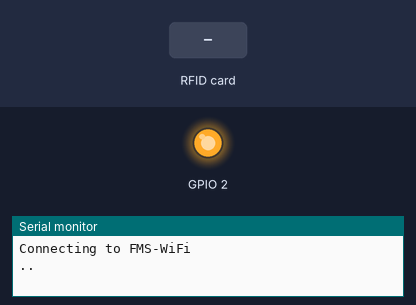
The sketch below on a simulated ESP32. Shown: output pins drawn as LEDs (lit = HIGH), the last lines printed to the serial monitor. The inputs (shaded band) are chosen by the test bench. WiFi joins after 1.5 s; servers stay silent unless stated; no MQTT or app messages arrive unless stated.

Above: at 0.4 s.
At 2.9 s:
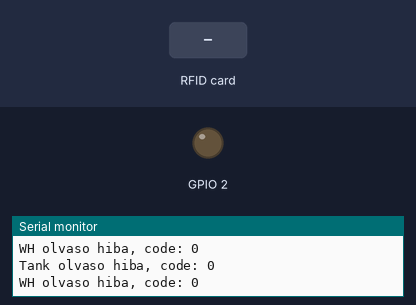
3.0 s: RFID card 5E 7A 19 C4 held to the reader
Timing chart, 0 to 6.0 s (numbered marks = the images above; inputs shaded):
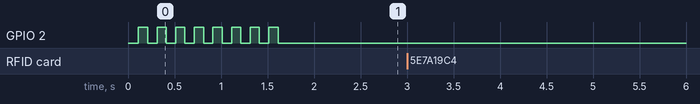

The sketch:

rfidesp.ino
```cpp
#include <WiFi.h>
#include <PubSubClient.h>
#include <SPI.h>
#include <MFRC522.h>

// Replace the next variables with your SSID/Password combination
const char* ssid = "FMS-WiFi";
const char* password = "I40okos%";

// Add your MQTT Broker IP address, example:
const char* mqtt_server = "192.168.0.100";

WiFiClient espClient;
PubSubClient client(espClient);
long lastMsg = 0;
char msg[50];
int value = 0;
int errResponse = 0;

const unsigned long heartbeatIntervalMs = 2000;
const unsigned long readerStatusIntervalMs = 2000;
unsigned long lastHeartbeat = 0;
unsigned long lastReaderStatusPublish = 0;

bool tankReaderOk = false;
bool warehouseReaderOk = false;
bool tankReaderStatusKnown = false;
bool warehouseReaderStatusKnown = false;
bool lastPublishedTankReaderOk = false;
bool lastPublishedWarehouseReaderOk = false;
int tankReaderErrorCode = 0;
int warehouseReaderErrorCode = 0;

const char* cargoDisplayMarker = "XXX";
const byte rfidReadChunkBytes = 16;
const byte rfidReadStepPages = 4;
const byte maxCargoReadChunks = 3;
const size_t cargoRawBufferSize = (rfidReadChunkBytes * maxCargoReadChunks) + 1;

/*Using Hardware SPI of Arduino */
/*MOSI (11), MISO (12) and SCK (13) are fixed */
/*You can configure SS and RST Pins*/
#define SS_PIN_TANK 17
#define SS_PIN_WH 5 /* Slave Select Pin */
#define RST_PIN 0   /* Reset Pin */

/* Create an instance of MFRC522 */
MFRC522 mfrc522_WH(SS_PIN_WH, RST_PIN);
MFRC522 mfrc522_TANK(SS_PIN_TANK, RST_PIN);
/* Create an instance of MIFARE_Key */
MFRC522::MIFARE_Key key;

/* Create an array of 16 Bytes and fill it with data */
/* This is the actual data which is going to be written into the card */
byte blockData[16] = { "Xanax" };
int blockNum = 4;
/* Raw RFID payload buffer. 48 bytes are read to support XXX + 8 UTF-8 chars + XXX. */
byte readBlockData_TANK[cargoRawBufferSize];
byte readBlockData_WH[cargoRawBufferSize];
bool newRead_TANK = 0;
bool newRead_WH = 0;

MFRC522::StatusCode status;

void setup() {
  pinMode(2, OUTPUT);
  /* Initialize serial communications with the PC */
  Serial.begin(115200);
  /* Initialize SPI bus */
  SPI.begin();
  /* Initialize MFRC522 Module */
  mfrc522_WH.PCD_Init();
  mfrc522_TANK.PCD_Init();
  mfrc522_WH.PCD_SetAntennaGain(mfrc522_WH.RxGain_max);
  mfrc522_TANK.PCD_SetAntennaGain(mfrc522_TANK.RxGain_max);
  /* Prepare the key for authentication */
  /* All keys are set to FFFFFFFFFFFFh at chip delivery from the factory */
  for (byte i = 0; i < 6; i++) {
    key.keyByte[i] = 0x00;
  }

  setup_wifi();
  client.setServer(mqtt_server, 1883);
  client.setCallback(callback);
}

void reconnect() {
  int retryCount = 0;
  // Loop until we're reconnected
  while (!client.connected()) {
    Serial.print("Attempting MQTT connection...");
    // Attempt to connect
    if (client.connect("RFID-ESP")) {
      Serial.println("connected");
      // Subscribe
      //client.subscribe("esp32/output");
    } else {
      Serial.print("failed, rc=");
      Serial.print(client.state());
      Serial.println(" try again in 1 second");
      delay(1000);
      retryCount++;
      if (retryCount > 5) {
        Serial.println("\nNem sikerult csatlakozni MQTT-hez, reboot...");
        ESP.restart();
      }
    }
  }
}

void callback(char* topic, byte* message, unsigned int length) {
  Serial.print("Message arrived on topic: ");
  Serial.print(topic);
  Serial.print(". Message: ");
  String messageTemp;

  for (int i = 0; i < length; i++) {
    Serial.print((char)message[i]);
    messageTemp += (char)message[i];
  }
  Serial.println();
}

void setup_wifi() {
  delay(10);
  // We start by connecting to a WiFi network
  Serial.println();
  Serial.print("Connecting to ");
  Serial.println(ssid);

  WiFi.begin(ssid, password);

  int retryCount = 0;
  while (WiFi.status() != WL_CONNECTED) {
    digitalWrite(2, HIGH);  // Turn the LED on
    delay(100);
    Serial.print(".");
    digitalWrite(2, LOW);  // Turn the LED off
    delay(100);
    retryCount++;
    if (retryCount > 50) {
      Serial.println("\nNem sikerult csatlakozni wifihez, reboot...");
      ESP.restart();
    }
  }

  Serial.println("");
  Serial.println("WiFi connected");
  Serial.println("IP address: ");
  Serial.println(WiFi.localIP());
}

void loop() {
  if (!client.connected()) {
    reconnect();
  }

  client.loop();
  updateReaderHealth();
  publishPeriodicDiagnostics();
  handleTankReader();
  handleWarehouseReader();
  publishCargoMatchIfReady();
}

void publishPeriodicDiagnostics() {
  unsigned long now = millis();

  if (lastHeartbeat == 0 || now - lastHeartbeat >= heartbeatIntervalMs) {
    lastHeartbeat = now;
    publishHeartbeat();
  }

  if (lastReaderStatusPublish == 0 || now - lastReaderStatusPublish >= readerStatusIntervalMs) {
    lastReaderStatusPublish = now;
    publishReaderStatus("RFID/TankReader/Status", "tank", tankReaderOk, tankReaderErrorCode);
    publishReaderStatus("RFID/WarehouseReader/Status", "warehouse", warehouseReaderOk, warehouseReaderErrorCode);
  }
}

void updateReaderHealth() {
  tankReaderErrorCode = mfrc522_TANK.PCD_ReadRegister(MFRC522::ComIrqReg);
  warehouseReaderErrorCode = mfrc522_WH.PCD_ReadRegister(MFRC522::ComIrqReg);

  bool currentTankReaderOk = isReaderRegisterOk(tankReaderErrorCode);
  bool currentWarehouseReaderOk = isReaderRegisterOk(warehouseReaderErrorCode);

  if (!currentTankReaderOk) {
    Serial.print("Tank olvaso hiba, code: ");
    Serial.println(tankReaderErrorCode);
    mfrc522_TANK.PCD_Init();
  }

  if (!currentWarehouseReaderOk) {
    Serial.print("WH olvaso hiba, code: ");
    Serial.println(warehouseReaderErrorCode);
    mfrc522_WH.PCD_Init();
  }

  tankReaderOk = currentTankReaderOk;
  warehouseReaderOk = currentWarehouseReaderOk;

  publishLegacyReaderStatusIfChanged("Tank_olvaso_mukodik", tankReaderOk, lastPublishedTankReaderOk, tankReaderStatusKnown);
  publishLegacyReaderStatusIfChanged("WH_olvaso_mukodik", warehouseReaderOk, lastPublishedWarehouseReaderOk, warehouseReaderStatusKnown);
}

bool isReaderRegisterOk(int errorCode) {
  return errorCode == 20 || errorCode == 21 || errorCode == 69 || errorCode == 100 || errorCode == 101;
}

void publishLegacyReaderStatusIfChanged(const char* topic, bool currentValue, bool& lastPublishedValue, bool& known) {
  if (!known || currentValue != lastPublishedValue) {
    publishBoolTopic(topic, currentValue);
    lastPublishedValue = currentValue;
    known = true;
  }
}

void publishBoolTopic(const char* topic, bool value) {
  client.publish(topic, value ? "True" : "False");
}

void publishHeartbeat() {
  char buffer[256];
  snprintf(
    buffer,
    sizeof(buffer),
    "{\"deviceId\":\"rfid-esp\",\"uptimeMs\":%lu,\"wifiConnected\":%s,\"mqttConnected\":%s,\"tankReaderOk\":%s,\"warehouseReaderOk\":%s}",
    millis(),
    WiFi.status() == WL_CONNECTED ? "true" : "false",
    client.connected() ? "true" : "false",
    tankReaderOk ? "true" : "false",
    warehouseReaderOk ? "true" : "false"
  );
  client.publish("RFID/Heartbeat", buffer);
}

void publishReaderStatus(const char* topic, const char* reader, bool ok, int errorCode) {
  char buffer[160];
  snprintf(
    buffer,
    sizeof(buffer),
    "{\"reader\":\"%s\",\"ok\":%s,\"lastCheckMs\":%lu,\"errorCode\":%d}",
    reader,
    ok ? "true" : "false",
    millis(),
    errorCode
  );
  client.publish(topic, buffer);
}

void publishCargo(const char* legacyTopic, const char* structuredTopic, const char* reader, byte readBlockData[], bool readOk) {
  char cargoId[cargoRawBufferSize];
  copyCargoId(readBlockData, cargoId, sizeof(cargoId));

  if (readOk) {
    client.publish(legacyTopic, cargoId);
    Serial.print("Clean cargo published in ");
    Serial.print(legacyTopic);
    Serial.print(": ");
    Serial.println(cargoId);
  }

  char buffer[256];
  snprintf(
    buffer,
    sizeof(buffer),
    "{\"reader\":\"%s\",\"cargoId\":\"%s\",\"readOk\":%s,\"timestampMs\":%lu}",
    reader,
    cargoId,
    readOk ? "true" : "false",
    millis()
  );
  client.publish(structuredTopic, buffer);
}

void copyCargoId(byte source[], char target[], size_t targetSize) {
  char rawValue[cargoRawBufferSize];
  size_t rawIndex = 0;

  for (size_t j = 0; j < cargoRawBufferSize - 1 && rawIndex < sizeof(rawValue) - 1; j++) {
    byte currentByte = source[j];

    // Ignore zeros and ASCII control bytes. Keep bytes >= 128 so UTF-8 characters such as ö are not removed.
    if (currentByte == 0 || currentByte < 32 || currentByte == 127) {
      continue;
    }

    // Do not let card data break the JSON payload.
    if (currentByte == '"' || currentByte == '\\') {
      continue;
    }

    rawValue[rawIndex++] = (char)currentByte;
  }
  rawValue[rawIndex] = '\0';

  extractMarkedCargoValue(rawValue, target, targetSize);
}

void extractMarkedCargoValue(const char* rawValue, char* target, size_t targetSize) {
  const char* startMarker = strstr(rawValue, cargoDisplayMarker);
  const char* contentStart = startMarker == NULL ? rawValue : startMarker + strlen(cargoDisplayMarker);
  const char* endMarker = strstr(contentStart, cargoDisplayMarker);

  size_t copyLength = endMarker == NULL ? strlen(contentStart) : (size_t)(endMarker - contentStart);
  if (copyLength >= targetSize) {
    copyLength = targetSize - 1;
  }

  strncpy(target, contentStart, copyLength);
  target[copyLength] = '\0';
  trimCargoString(target);
}

void trimCargoString(char* value) {
  size_t length = strlen(value);
  while (length > 0 && isCargoWhitespace(value[length - 1])) {
    value[length - 1] = '\0';
    length--;
  }

  size_t startIndex = 0;
  while (value[startIndex] != '\0' && isCargoWhitespace(value[startIndex])) {
    startIndex++;
  }

  if (startIndex > 0) {
    memmove(value, value + startIndex, strlen(value + startIndex) + 1);
  }
}

bool isCargoWhitespace(char value) {
  return value == ' ' || value == '\t' || value == '\r' || value == '\n';
}

bool hasClosingCargoMarker(byte source[]) {
  char cargoId[cargoRawBufferSize];
  copyCargoId(source, cargoId, sizeof(cargoId));

  char rawValue[cargoRawBufferSize];
  size_t rawIndex = 0;
  for (size_t j = 0; j < cargoRawBufferSize - 1 && rawIndex < sizeof(rawValue) - 1; j++) {
    byte currentByte = source[j];
    if (currentByte == 0 || currentByte < 32 || currentByte == 127 || currentByte == '"' || currentByte == '\\') {
      continue;
    }
    rawValue[rawIndex++] = (char)currentByte;
  }
  rawValue[rawIndex] = '\0';

  const char* startMarker = strstr(rawValue, cargoDisplayMarker);
  if (startMarker == NULL) {
    return false;
  }

  const char* contentStart = startMarker + strlen(cargoDisplayMarker);
  return strstr(contentStart, cargoDisplayMarker) != NULL;
}

void handleTankReader() {
  //Tank olvaso loopja
  /* Look for new cards */
  /* Reset the loop if no new card is present on RC522 Reader */
  if (mfrc522_TANK.PICC_IsNewCardPresent()) {
    /* Select one of the cards */
    if (mfrc522_TANK.PICC_ReadCardSerial()) {
      Serial.print("\n");
      Serial.println("**TANK Card Detected**");

      memset(readBlockData_TANK, 0, sizeof(readBlockData_TANK));
      bool readOk = ReadDataFromBlock_TANK(blockNum, readBlockData_TANK);

      if (readOk) {
        char cargoId[cargoRawBufferSize];
        copyCargoId(readBlockData_TANK, cargoId, sizeof(cargoId));
        Serial.print("TANK cargo: ");
        Serial.println(cargoId);
      }

      publishCargo("TANK_rakomany", "RFID/TankReader/Cargo", "tank", readBlockData_TANK, readOk);

      mfrc522_TANK.PICC_HaltA();       // Stop the communication with the card
      //mfrc522_TANK.PCD_StopCrypto1();  // Stop encryption
      delay(100);                      // Small delay to prevent overwhelming the reader
      newRead_TANK = readOk;
    }
  }
}

void handleWarehouseReader() {
  //Warehouse olvaso loopja
  /* Look for new cards */
  /* Reset the loop if no new card is present on RC522 Reader */
  if (mfrc522_WH.PICC_IsNewCardPresent()) {
    /* Select one of the cards */
    if (mfrc522_WH.PICC_ReadCardSerial()) {
      Serial.print("\n");
      Serial.println("**WH Card Detected**");

      memset(readBlockData_WH, 0, sizeof(readBlockData_WH));
      bool readOk = ReadDataFromBlock_WH(blockNum, readBlockData_WH);

      if (readOk) {
        char cargoId[cargoRawBufferSize];
        copyCargoId(readBlockData_WH, cargoId, sizeof(cargoId));
        Serial.print("WH cargo: ");
        Serial.println(cargoId);
      }

      publishCargo("WH_rakomany", "RFID/WarehouseReader/Cargo", "warehouse", readBlockData_WH, readOk);

      mfrc522_WH.PICC_HaltA();       // Stop the communication with the card
      mfrc522_WH.PCD_StopCrypto1();  // Stop encryption
      delay(100);                    // Small delay to prevent overwhelming the reader
      if (newRead_TANK && readOk) {
        newRead_WH = 1;
      } else if (!readOk) {
        newRead_WH = 0;
      }
    }
  }
}

void publishCargoMatchIfReady() {
  if (newRead_TANK && newRead_WH) {
    newRead_TANK = 0;
    newRead_WH = 0;

    char tankCargoId[cargoRawBufferSize];
    char warehouseCargoId[cargoRawBufferSize];
    copyCargoId(readBlockData_TANK, tankCargoId, sizeof(tankCargoId));
    copyCargoId(readBlockData_WH, warehouseCargoId, sizeof(warehouseCargoId));

    bool cargoMatch = strlen(tankCargoId) > 0 && strcmp(tankCargoId, warehouseCargoId) == 0;

    if (cargoMatch) {
      Serial.println("Ugyan az a ket rakomany");
    } else {
      Serial.println("NEM ugyan az a ket rakomany");
    }

    publishBoolTopic("Rakomany_egyezes", cargoMatch);
    publishStructuredCargoMatch(cargoMatch);
  }
}

void publishStructuredCargoMatch(bool cargoMatch) {
  char tankCargoId[cargoRawBufferSize];
  char warehouseCargoId[cargoRawBufferSize];
  copyCargoId(readBlockData_TANK, tankCargoId, sizeof(tankCargoId));
  copyCargoId(readBlockData_WH, warehouseCargoId, sizeof(warehouseCargoId));

  char buffer[256];
  snprintf(
    buffer,
    sizeof(buffer),
    "{\"match\":%s,\"tankCargoId\":\"%s\",\"warehouseCargoId\":\"%s\",\"timestampMs\":%lu}",
    cargoMatch ? "true" : "false",
    tankCargoId,
    warehouseCargoId,
    millis()
  );
  client.publish("RFID/CargoMatch", buffer);
}

bool ReadDataFromBlock_TANK(int pageNum, byte readBlockData[]) {
  return ReadCargoData(mfrc522_TANK, pageNum, readBlockData, "TANK");
}

bool ReadDataFromBlock_WH(int pageNum, byte readBlockData[]) {
  return ReadCargoData(mfrc522_WH, pageNum, readBlockData, "WH");
}

bool ReadCargoData(MFRC522& reader, int pageNum, byte readBlockData[], const char* readerName) {
  memset(readBlockData, 0, cargoRawBufferSize);

  size_t copiedBytes = 0;
  for (byte chunk = 0; chunk < maxCargoReadChunks && copiedBytes < cargoRawBufferSize - 1; chunk++) {
    byte buffer[18] = { 0 };
    byte size = sizeof(buffer);
    int currentPage = pageNum + (chunk * rfidReadStepPages);

    status = reader.MIFARE_Read(currentPage, buffer, &size);

    if (status != MFRC522::STATUS_OK) {
      Serial.print(readerName);
      Serial.print(" olvasas sikertelen a lapon: ");
      Serial.print(currentPage);
      Serial.print(" Hiba: ");
      Serial.println(reader.GetStatusCodeName(status));
      return copiedBytes > 0;
    }

    for (byte i = 0; i < rfidReadChunkBytes && copiedBytes < cargoRawBufferSize - 1; i++) {
      readBlockData[copiedBytes++] = buffer[i];
    }
    readBlockData[copiedBytes] = 0;

    if (hasClosingCargoMarker(readBlockData)) {
      break;
    }
  }

  Serial.print(readerName);
  Serial.println(" adat sikeresen beolvasva (extended UTF-8 payload)!");
  return copiedBytes > 0;
}

void WriteDataToBlock_TANK(int startPage, byte blockData[]) {
  // Ultralight kártyánál 4 byte-ot írunk egyszerre.
  // A 16 byte adatot 4 részletben írjuk fel egymás utáni lapokra.

  for (int i = 0; i < 4; i++) {
    byte dataPage[4];
    // Kimásolunk 4 byte-ot a nagy tömbből
    for (int j = 0; j < 4; j++) {
      dataPage[j] = blockData[(i * 4) + j];
    }

    // Írás az aktuális lapra (startPage + i)
    // FIGYELEM: Itt MIFARE_Ultralight_Write parancsot használunk!
    status = mfrc522_TANK.MIFARE_Ultralight_Write(startPage + i, dataPage, 4);

    if (status != MFRC522::STATUS_OK) {
      Serial.print("Iras hiba a lapon: ");
      Serial.print(startPage + i);
      Serial.print(" Hiba: ");
      Serial.println(mfrc522_TANK.GetStatusCodeName(status));
      return;
    }
  }
  Serial.println("Sikeres iras (Ultralight)!");
}

// Ugyanez a WH olvasóhoz:
void WriteDataToBlock_WH(int startPage, byte blockData[]) {
  for (int i = 0; i < 4; i++) {
    byte dataPage[4];
    for (int j = 0; j < 4; j++) {
      dataPage[j] = blockData[(i * 4) + j];
    }

    status = mfrc522_WH.MIFARE_Ultralight_Write(startPage + i, dataPage, 4);

    if (status != MFRC522::STATUS_OK) {
      Serial.print("Iras hiba a lapon: ");
      Serial.print(startPage + i);
      Serial.print(" Hiba: ");
      Serial.println(mfrc522_WH.GetStatusCodeName(status));
      return;
    }
  }
  Serial.println("Sikeres iras (Ultralight)!");
}
```
